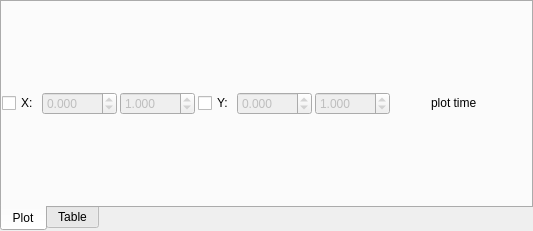
        <widget class="QTabWidget" name="tabWidget_PlotTable">
         <property name="tabPosition">
          <enum>QTabWidget::South</enum>
         </property>
         <property name="currentIndex">
          <number>0</number>
         </property>
         <property name="elideMode">
          <enum>Qt::ElideNone</enum>
         </property>
         <widget class="QWidget" name="tab_Plot">
          <attribute name="title">
           <string>Plot</string>
          </attribute>
          <layout class="QGridLayout" name="gridLayout_31">
           <property name="leftMargin">
            <number>0</number>
           </property>
           <property name="topMargin">
            <number>0</number>
           </property>
           <property name="rightMargin">
            <number>0</number>
           </property>
           <property name="bottomMargin">
            <number>0</number>
           </property>
           <property name="spacing">
            <number>3</number>
           </property>
           <item row="0" column="0" colspan="8">
            <layout class="QGridLayout" name="gridLayout_Plot"/>
           </item>
           <item row="1" column="3">
            <widget class="QCheckBox" name="checkBox_Plot_Y_Range">
             <property name="sizePolicy">
              <sizepolicy hsizetype="Maximum" vsizetype="Fixed">
               <horstretch>0</horstretch>
               <verstretch>0</verstretch>
              </sizepolicy>
             </property>
             <property name="text">
              <string>Y:</string>
             </property>
            </widget>
           </item>
           <item row="1" column="5">
            <widget class="QDoubleSpinBox" name="doubleSpinBox_Plot_Y_Max">
             <property name="enabled">
              <bool>false</bool>
             </property>
             <property name="sizePolicy">
              <sizepolicy hsizetype="Fixed" vsizetype="Fixed">
               <horstretch>0</horstretch>
               <verstretch>0</verstretch>
              </sizepolicy>
             </property>
             <property name="maximumSize">
              <size>
               <width>75</width>
               <height>16777215</height>
              </size>
             </property>
             <property name="decimals">
              <number>3</number>
             </property>
             <property name="minimum">
              <double>-999999999999999945322333868247445125709646570021247924665841614848.000000000000000</double>
             </property>
             <property name="maximum">
              <double>9999999999999999827367757839185598317239782875580932278577147150336.000000000000000</double>
             </property>
             <property name="value">
              <double>1.000000000000000</double>
             </property>
            </widget>
           </item>
           <item row="1" column="7">
            <widget class="QLabel" name="label_Plot_Time">
             <property name="sizePolicy">
              <sizepolicy hsizetype="Fixed" vsizetype="Preferred">
               <horstretch>0</horstretch>
               <verstretch>0</verstretch>
              </sizepolicy>
             </property>
             <property name="minimumSize">
              <size>
               <width>100</width>
               <height>0</height>
              </size>
             </property>
             <property name="maximumSize">
              <size>
               <width>100</width>
               <height>20</height>
              </size>
             </property>
             <property name="text">
              <string>plot time</string>
             </property>
            </widget>
           </item>
           <item row="1" column="2">
            <widget class="QDoubleSpinBox" name="doubleSpinBox_Plot_X_Max">
             <property name="enabled">
              <bool>false</bool>
             </property>
             <property name="sizePolicy">
              <sizepolicy hsizetype="Fixed" vsizetype="Fixed">
               <horstretch>0</horstretch>
               <verstretch>0</verstretch>
              </sizepolicy>
             </property>
             <property name="maximumSize">
              <size>
               <width>75</width>
               <height>16777215</height>
              </size>
             </property>
             <property name="decimals">
              <number>3</number>
             </property>
             <property name="minimum">
              <double>-999999999999999945322333868247445125709646570021247924665841614848.000000000000000</double>
             </property>
             <property name="maximum">
              <double>9999999999999999827367757839185598317239782875580932278577147150336.000000000000000</double>
             </property>
             <property name="value">
              <double>1.000000000000000</double>
             </property>
            </widget>
           </item>
           <item row="1" column="0">
            <widget class="QCheckBox" name="checkBox_Plot_X_Range">
             <property name="sizePolicy">
              <sizepolicy hsizetype="Maximum" vsizetype="Fixed">
               <horstretch>0</horstretch>
               <verstretch>0</verstretch>
              </sizepolicy>
             </property>
             <property name="text">
              <string>X:</string>
             </property>
            </widget>
           </item>
           <item row="1" column="4">
            <widget class="QDoubleSpinBox" name="doubleSpinBox_Plot_Y_Min">
             <property name="enabled">
              <bool>false</bool>
             </property>
             <property name="sizePolicy">
              <sizepolicy hsizetype="Fixed" vsizetype="Fixed">
               <horstretch>0</horstretch>
               <verstretch>0</verstretch>
              </sizepolicy>
             </property>
             <property name="maximumSize">
              <size>
               <width>75</width>
               <height>16777215</height>
              </size>
             </property>
             <property name="decimals">
              <number>3</number>
             </property>
             <property name="minimum">
              <double>-999999999999999945322333868247445125709646570021247924665841614848.000000000000000</double>
             </property>
             <property name="maximum">
              <double>9999999999999999827367757839185598317239782875580932278577147150336.000000000000000</double>
             </property>
            </widget>
           </item>
           <item row="1" column="1">
            <widget class="QDoubleSpinBox" name="doubleSpinBox_Plot_X_Min">
             <property name="enabled">
              <bool>false</bool>
             </property>
             <property name="sizePolicy">
              <sizepolicy hsizetype="Fixed" vsizetype="Fixed">
               <horstretch>0</horstretch>
               <verstretch>0</verstretch>
              </sizepolicy>
             </property>
             <property name="maximumSize">
              <size>
               <width>75</width>
               <height>16777215</height>
              </size>
             </property>
             <property name="decimals">
              <number>3</number>
             </property>
             <property name="minimum">
              <double>-999999999999999945322333868247445125709646570021247924665841614848.000000000000000</double>
             </property>
             <property name="maximum">
              <double>9999999999999999827367757839185598317239782875580932278577147150336.000000000000000</double>
             </property>
            </widget>
           </item>
           <item row="1" column="6">
            <spacer name="horizontalSpacer_Plot">
             <property name="orientation">
              <enum>Qt::Horizontal</enum>
             </property>
             <property name="sizeHint" stdset="0">
              <size>
               <width>40</width>
               <height>20</height>
              </size>
             </property>
            </spacer>
           </item>
          </layout>
         </widget>
         <widget class="QWidget" name="tab_Table">
          <attribute name="title">
           <string>Table</string>
          </attribute>
          <layout class="QGridLayout" name="gridLayout_33">
           <property name="leftMargin">
            <number>0</number>
           </property>
           <property name="topMargin">
            <number>0</number>
           </property>
           <property name="rightMargin">
            <number>0</number>
           </property>
           <property name="spacing">
            <number>3</number>
           </property>
           <item row="0" column="0">
            <widget class="QTableWidget" name="tableWidget_PlottedData"/>
           </item>
          </layout>
         </widget>
        </widget>
